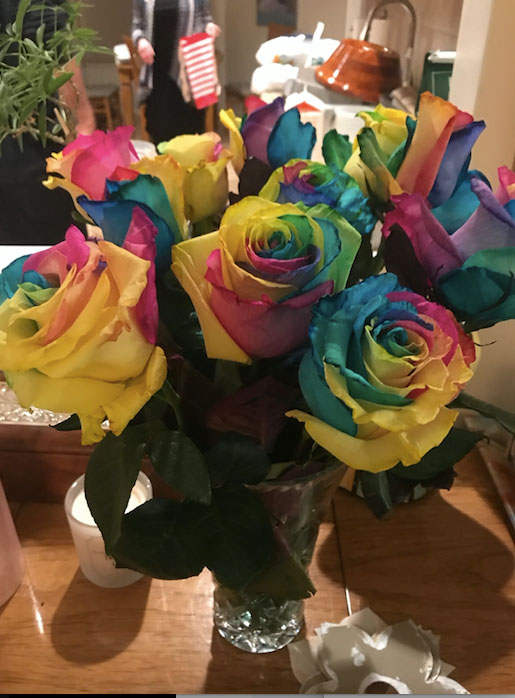
#> input picture week5/examples/rainbow.jpg, 515 x 698 px
$ python python_image_colors.py   (Python 2 division)
#> lines starting #> are read from the running program, lines starting #| are printed output that depends on the picture
from PIL import Image, ImageDraw

'''
 get_colors analyzes an image for its colors.
 here are what the variables mean.

 infile : the name of the file you wish to analyze
 outfile : the name of the file to save your output
 numcolors : the number of colors to generate for your pallete
 swatch size : size of swatches in your output file.

'''

def get_colors(infile, outfile, numcolors=10, swatchsize=20, resize=150):
#> called with infile = 'rainbow.jpg', outfile = 'outfile.png', numcolors = 10, swatchsize = 20, resize = 150
    image = Image.open(infile)
#> image is the input picture: PIL image 515x698 RGB; mean R, G, B 108.4, 85.2, 59.3
    image = image.resize((resize, resize))
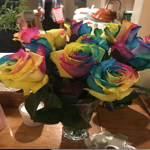
#> image: PIL image 150x150 RGB; mean R, G, B 108.3, 85.1, 59.3

    print image.mode
#| RGB

    # we need to convert the image for python+PIL to work nicely
    result = image.convert('P', palette=Image.ADAPTIVE, colors=numcolors)
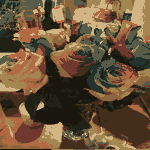
#> result: PIL image 150x150 P; mean R, G, B 105.8, 82.5, 56
    result.putalpha(0)
#> result: PIL image 150x150 PA
    colors = result.getcolors(resize*resize)
#> colors = [(2331, (9, 0)), (2165, (8, 0)), (1268, (7, 0)), (3241, (6, 0)), (1944, (5, 0)), (2542, (4, 0)), (2077, (3, 0)), (1991, (2, 0)), (2901, (1, 0)), (2040, (0, 0))]

    # print the colors for debugging
    print colors
#| [(2331, (9, 0)), (2165, (8, 0)), (1268, (7, 0)), (3241, (6, 0)), (1944, (5, 0)), (2542, (4, 0)), (2077, (3, 0)), (1991, (2, 0)), (2901, (1, 0)), (2040, (0, 0))]

    # Save colors to file
    colorPallete = Image.new('RGB', (swatchsize * numcolors, swatchsize))
#> colorPallete: PIL image 200x20 RGB; every value is 0
    draw = ImageDraw.Draw(colorPallete)

    # create a pallete from our image
    # for each color, draw a square!
    posx = 0
    for count, col in colors:
        draw.rectangle([posx, 0, posx + swatchsize, swatchsize], fill=col)
        posx = posx + swatchsize
#> this loop made 1 pass
#> (count, col) on pass 1: (2331, (9, 0))
#> after the loop, posx = 0

    del draw
    colorPallete.save(outfile, "PNG")

# update the following filenames for your project
# the first parameter is the image you wish to load, the second is the output image.
#> (the run stopped early here; a loop or call above may not have finished)
